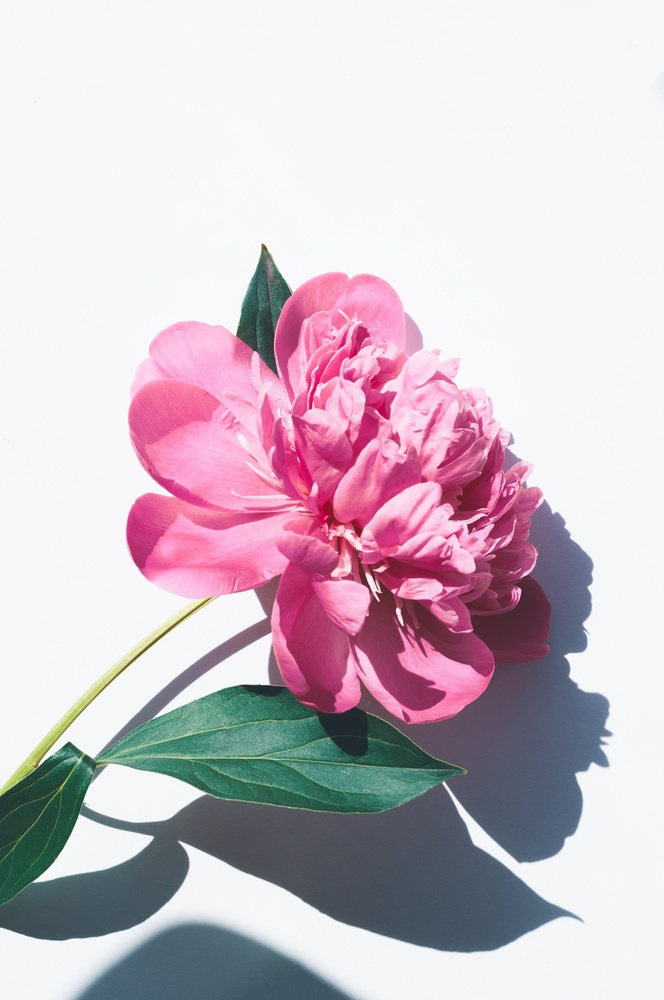
#> input picture Prak8/flower.jpg, 664 x 1000 px, shrunk from 2848 x 4288 before the run
$ python tugas-no3.py
#> lines starting #> are read from the running program, lines starting #| are printed output that depends on the picture
import numpy as np
import cv2
import matplotlib.pyplot as plt

img = cv2.imread('flower.jpg', 0)
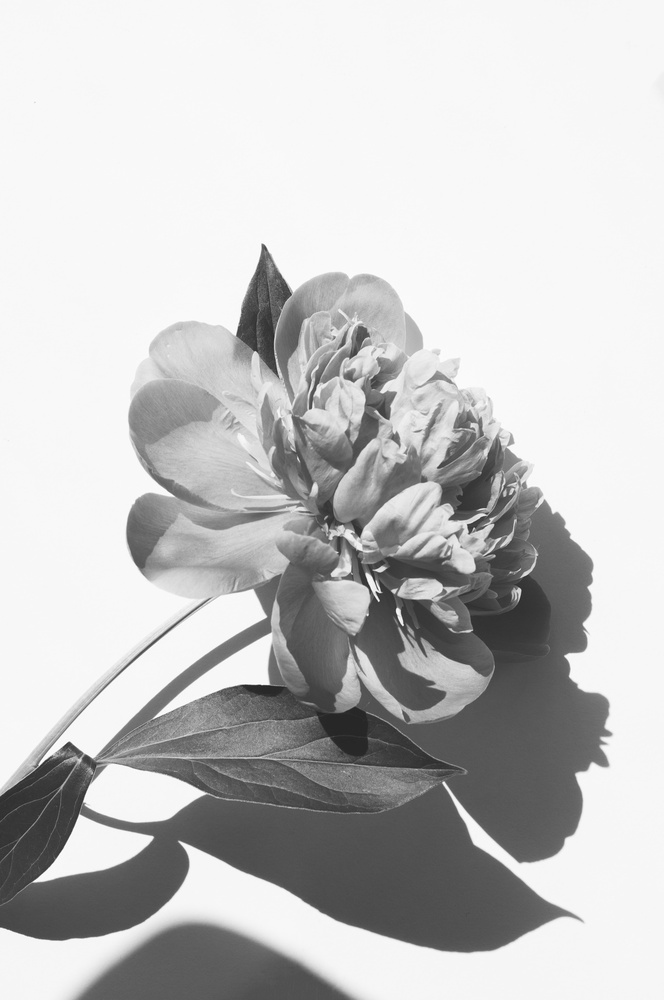
#> img: shape (1000, 664); min 33, max 255, mean 195.9

kernel = np.ones((8, 8), np.float32) / 64
dst_blur = cv2.filter2D(img, -1, kernel)
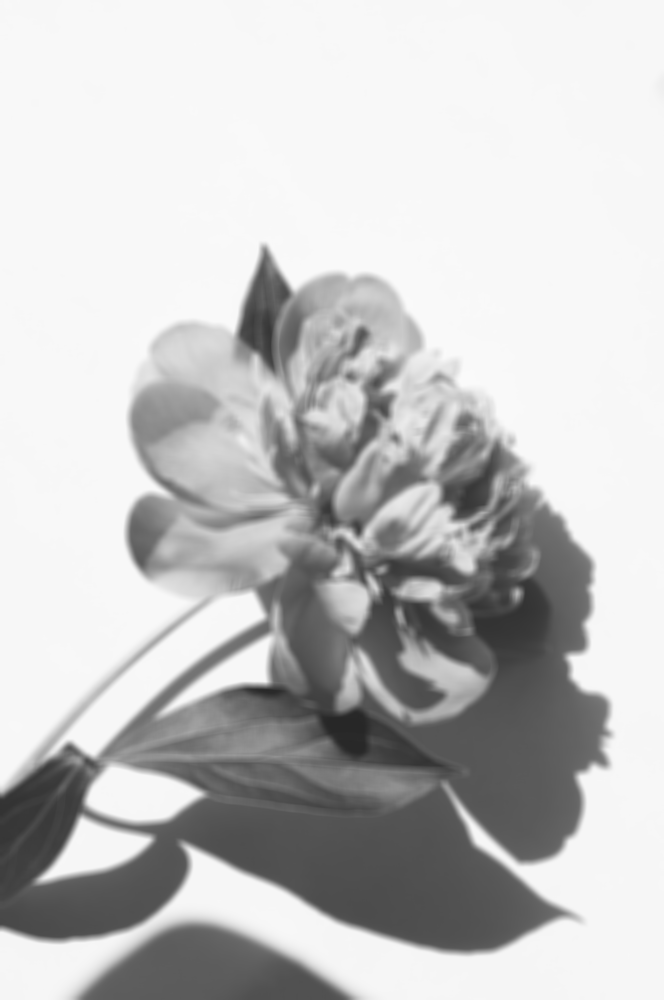
#> dst_blur: shape (1000, 664); min 39, max 250, mean 195.9

kernel_v = np.array([[-1, -0.5 , 0], [-0.5, 1, 0.5], [0, 0.5, 1]])
kernel_h = np.transpose(kernel_v)
dst_h = cv2.filter2D(img, -1, kernel_h)
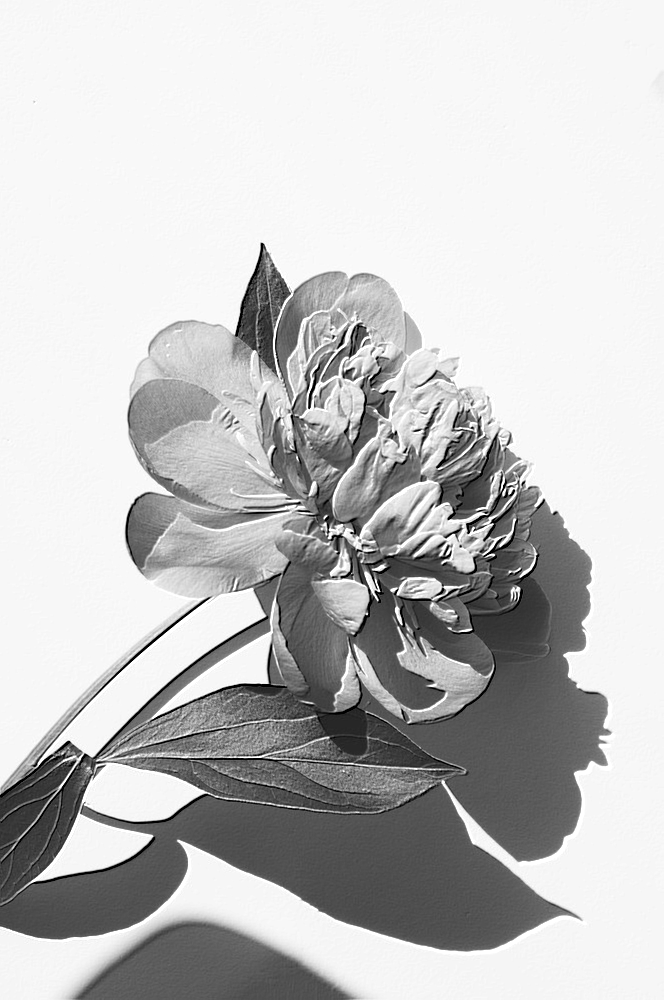
#> dst_h: shape (1000, 664); min 0, max 255, mean 195
dst_v = cv2.filter2D(img, -1, kernel_v)
dst_edge = cv2.add(dst_v, dst_h)
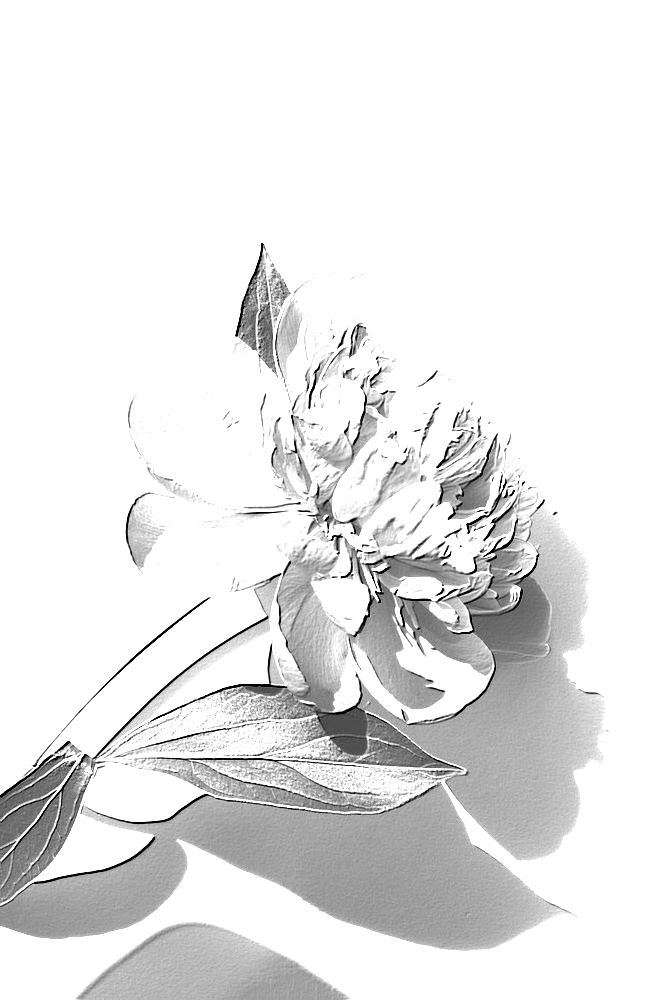
#> dst_edge: shape (1000, 664); min 0, max 255, mean 231.3

img2 = cv2.add(img, dst_edge)
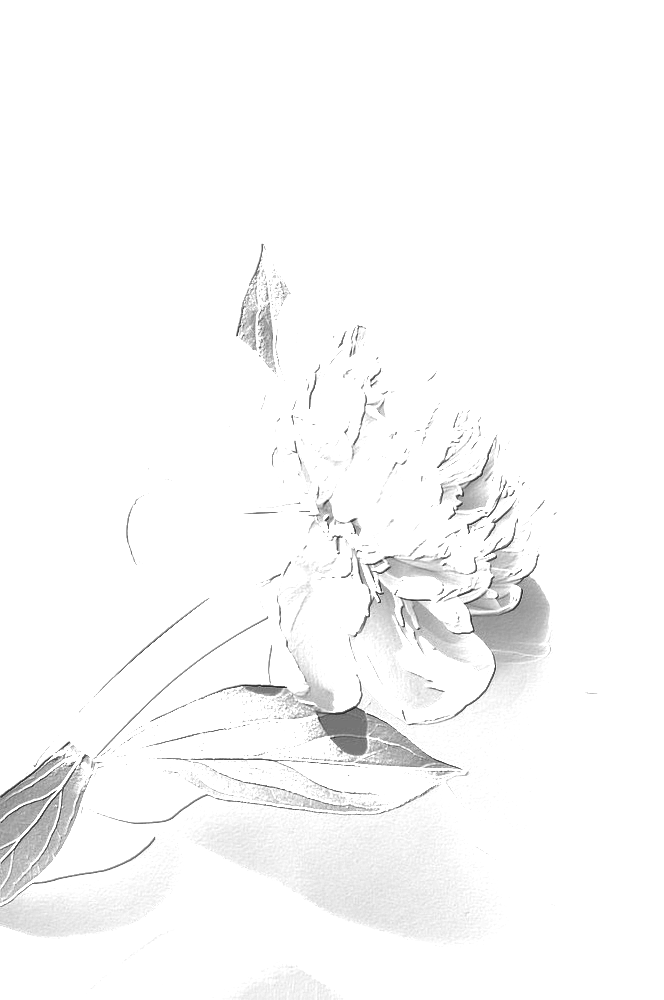
#> img2: shape (1000, 664); min 33, max 255, mean 249.7
img_inverse = 255 - dst_edge
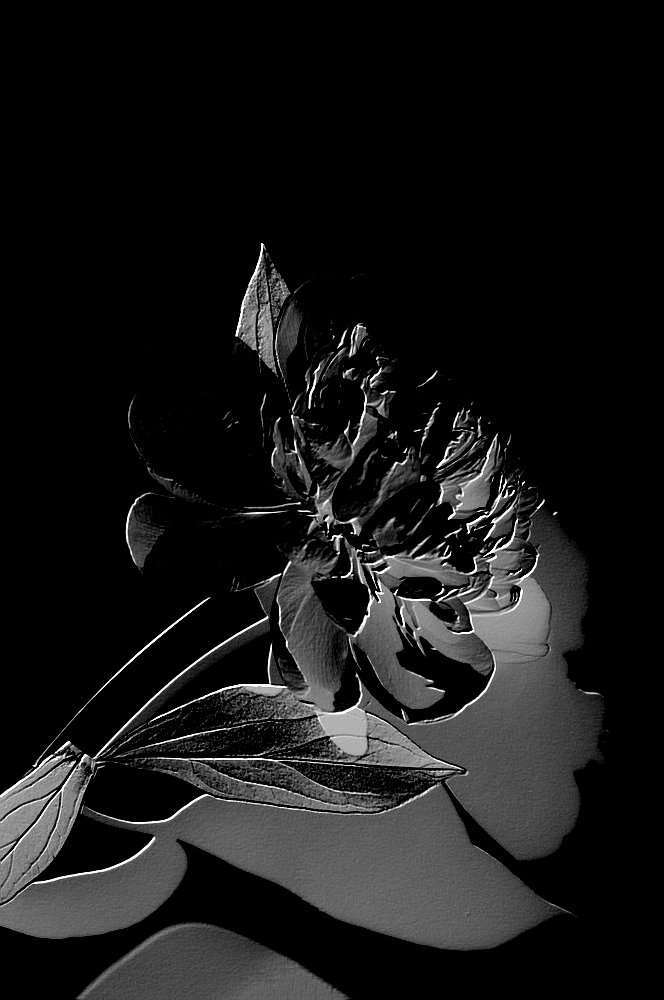
#> img_inverse: shape (1000, 664); min 0, max 255, mean 23.7

img = cv2.cvtColor(img, cv2.COLOR_BGR2RGB)
#> img: shape (1000, 664, 3)
img_inverse = cv2.cvtColor(img_inverse, cv2.COLOR_BGR2RGB)
#> img_inverse: shape (1000, 664, 3)
dst_blur = cv2.cvtColor(dst_blur, cv2.COLOR_BGR2RGB)
#> dst_blur: shape (1000, 664, 3)
dst_edge = cv2.cvtColor(dst_edge, cv2.COLOR_BGR2RGB)
#> dst_edge: shape (1000, 664, 3)
img2 = cv2.cvtColor(img2, cv2.COLOR_BGR2RGB)
#> img2: shape (1000, 664, 3)

images = [img, dst_blur, dst_edge, img2, img_inverse]
titles = ["Original", "Image Blur", "Image Edge", "Sharp", "Sketsa"]

for i in range(5):
    plt.subplot(2, 3, i+1), plt.imshow(images[i])
    plt.axis('off')
    plt.title(titles[i])
plt.show()
